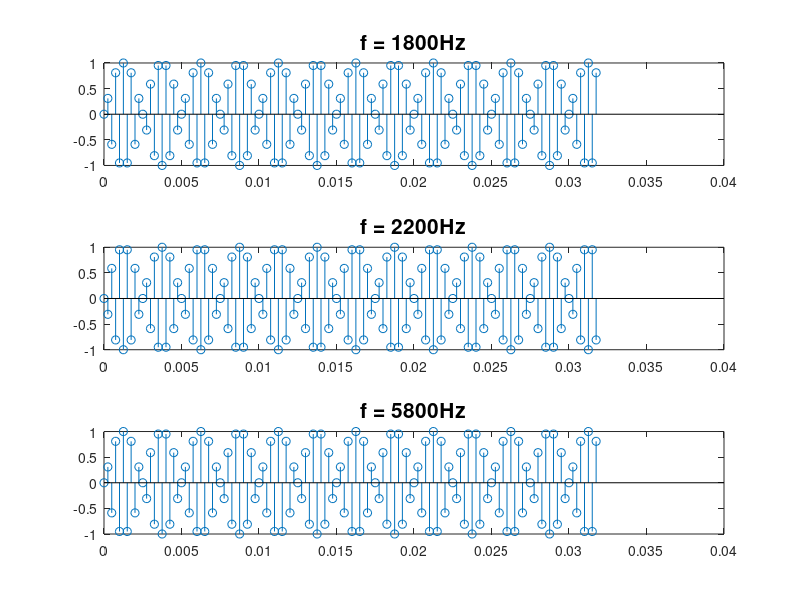

MATLAB code for this plot:
%variable frequency signals sampled with constant frequency

%sampling frequency
fs=4000;

%samples vector
n=[0:127];

%signal frequency
fa=1800;
fb=2200;
fc=5800;
fz=100;

%time vectors
t=n/fs;

%signal model
xa=sin(2*pi*fa*t);
xb=sin(2*pi*fb*t);
xc=sin(2*pi*fc*t);
xz=sin(2*pi*fz*t);

subplot(311)
stem(t, xa)
title('f = 1800Hz', 'fontsize', 15)
subplot(312)
stem(t, xb)
title('f = 2200Hz', 'fontsize', 15)
subplot(313)
stem(t, xc)
title('f = 5800Hz', 'fontsize', 15)